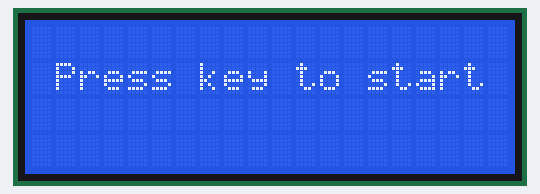
Bench run of a sketch on a simulated Arduino Uno, built with avr-gcc and run on an emulated ATmega328P. On the bench: 20×4 character LCD.

Above: at 0.1 s.
At 1.2 s:
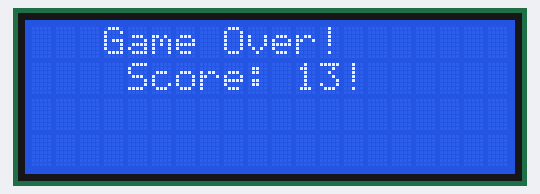

The sketch:

Menu_template.ino
```cpp
#include <Wire.h>
#include <LiquidCrystal_I2C.h>

LiquidCrystal_I2C lcd(0x27,20,4);
//sda - A4
//scl - A5

void start() {
  lcd.clear();
  lcd.setCursor(1,1);
  lcd.print("Press key to start");
}

void gameOverFunction()
{
  delay(1000);
  lcd.clear();
  lcd.setCursor(3,0);
  lcd.print("Game Over!");
  lcd.setCursor(4,1);
  lcd.print("Score: ");
  lcd.print("13!");
  delay(1500);
}

void setup() {
  lcd.init();
  lcd.backlight();
  start();
}

void loop() {
  gameOverFunction();

}
```
